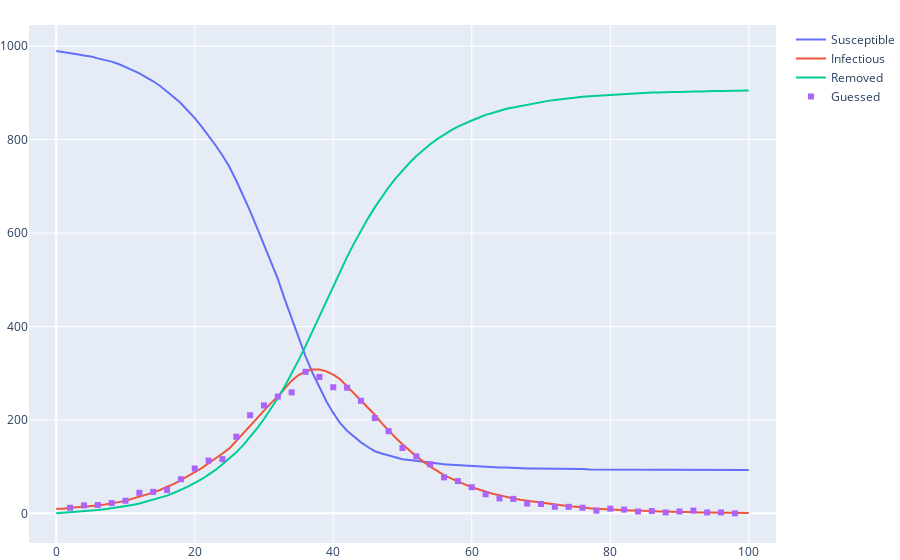

The cell this chart's notebook holds for it:
### Code cell
city = Region(990, 10, 0, 0)
epidemic = dynamic.estimate(city)
fig = SIRt.plot(epidemic)
sample = Sample(epidemic, np.arange(T//50, T, T//50), 1000*np.ones(49), 1000*np.ones(49), Bin, seed=0)
sample.plot(fig)
